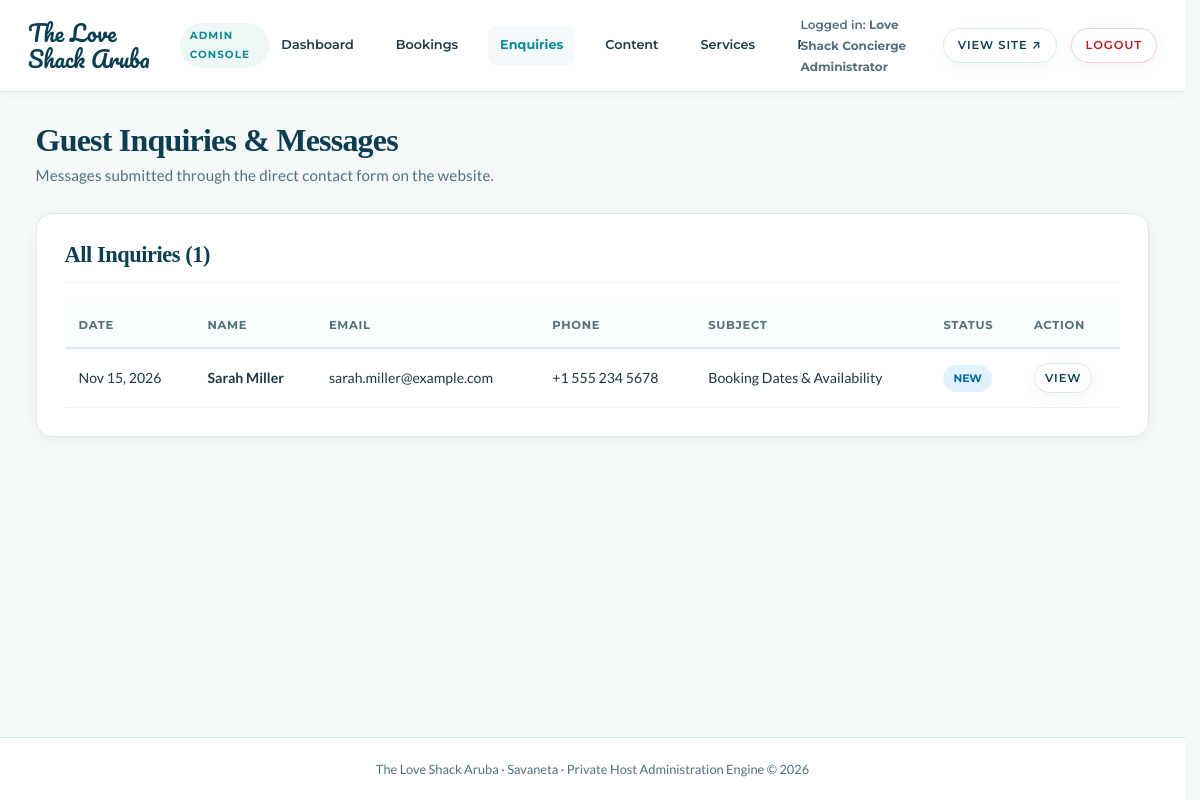
The page /admin/enquiries.php (signed in) on the database its author committed.
### tables this page shows
CREATE TABLE `enquiries` (
  `id` INT AUTO_INCREMENT PRIMARY KEY,
  `name` VARCHAR(128) NOT NULL,
  `email` VARCHAR(128) NOT NULL,
  `phone` VARCHAR(32) NULL,
  `subject` VARCHAR(128) NOT NULL DEFAULT 'General Inquiry',
  `message` TEXT NOT NULL,
  `status` ENUM('NEW','READ','RESPONDED','ARCHIVED') NOT NULL DEFAULT 'NEW',
  `created_at` TIMESTAMP DEFAULT CURRENT_TIMESTAMP,
  INDEX `idx_enquiry_status` (`status`)
);

### admin/enquiries.php (the view, shortened to what this page needs)
<?php
require_once __DIR__ . '/includes/admin_header.php';
$pdo = get_db_connection();
$enquiries = [];
if ($pdo) {
    try {
        $stmt = $pdo->query("SELECT * FROM enquiries ORDER BY id DESC");
        $enquiries = $stmt->fetchAll();
    } catch (Exception $e) {
        error_log("Error fetching enquiries: " . $e->getMessage());
    }
}
?>
<div class="admin-header-row">
  <div>
    <h1>Guest Inquiries & Messages</h1>
    <p>Messages submitted through the direct contact form on the website.</p>
  </div>
</div>
<div class="admin-card">
  <div class="admin-card-header">
    <h2>All Inquiries (<?= count($enquiries) ?>)</h2>
  </div>
  <?php if (empty($enquiries)): ?>
    <p style="color: var(--color-text-muted); padding: 12px 0;">No inquiries in the database yet.</p>
  <?php else: ?>
    <div class="admin-table-wrap">
      <table class="admin-table">
        <thead>
          <tr>
            <th>Date</th>
            <th>Name</th>
            <th>Email</th>
            <th>Phone</th>
            <th>Subject</th>
            <th>Status</th>
            <th>Action</th>
          </tr>
        </thead>
        <tbody>
          <?php foreach ($enquiries as $enq): ?>
            <tr>
              <td><?= date('M j, Y', strtotime($enq['created_at'])) ?></td>
              <td><strong><?= htmlspecialchars($enq['name']) ?></strong></td>
              <td><?= htmlspecialchars($enq['email']) ?></td>
              <td><?= htmlspecialchars($enq['phone'] ?: '—') ?></td>
              <td><?= htmlspecialchars($enq['subject']) ?></td>
              <td>
                <span class="badge badge-<?= strtolower($enq['status']) ?>"><?= htmlspecialchars($enq['status']) ?></span>
              </td>
              <td>
                <a href="enquiries.php?id=<?= $enq['id'] ?>" class="btn btn-outline" style="padding: 4px 10px; font-size: 0.72rem;">View</a>
              </td>
            </tr>
          <?php endforeach; ?>
        </tbody>
      </table>
    </div>
  <?php endif; ?>
</div>
<?php require_once __DIR__ . '/includes/admin_footer.php'; ?>

### admin/includes/admin_header.php (style rules this page uses)
body.admin-body { background-color: #f4f8f8; font-family: var(--font-body); color: var(--color-text-body); min-height: 100vh; display: flex; flex-direction: column; }
.admin-header-row { display: flex; justify-content: space-between; align-items: flex-end; margin-bottom: 24px; flex-wrap: wrap; gap: 16px; }
.admin-header-row h1 { font-size: 2rem; color: var(--color-primary); margin-bottom: 4px; }
.admin-header-row p { color: var(--color-text-muted); font-size: 0.95rem; }
.admin-card { background: var(--color-white); border: 1px solid var(--color-border); border-radius: var(--radius-md); padding: 28px; box-shadow: var(--shadow-sm); margin-bottom: 32px; }
.admin-card-header { display: flex; justify-content: space-between; align-items: center; margin-bottom: 20px; padding-bottom: 14px; border-bottom: 1px solid var(--color-border-light); }
.admin-card-header h2 { font-size: 1.4rem; color: var(--color-primary); margin: 0; }
.admin-table-wrap { overflow-x: auto; }
table.admin-table { width: 100%; border-collapse: collapse; font-size: 0.88rem; }
table.admin-table th { font-family: var(--font-ui); font-size: 0.72rem; font-weight: 700; text-transform: uppercase; letter-spacing: 0.06em; color: var(--color-text-muted); text-align: left; padding: 12px 14px; border-bottom: 2px solid var(--color-border); background: #fafdfd; }
table.admin-table td { padding: 14px; border-bottom: 1px solid var(--color-border-light); vertical-align: middle; }
.badge { font-family: var(--font-ui); font-size: 0.68rem; font-weight: 700; padding: 4px 10px; border-radius: var(--radius-pill); display: inline-block; text-transform: uppercase; }
.badge-new { background: #e0f2fe; color: #0369a1; }

### rows shown on the page
enquiries: created_at "Nov 15, 2026", name "Sarah Miller", email "sarah.miller@example.com", phone "+1 555 234 5678", subject "Booking Dates & Availability", status "NEW"

### other values the page prints
$settings['site_title'] "The Love Shack Aruba"
$adminUser "Love Shack Concierge Administrator"
count($enquiries) "1"
